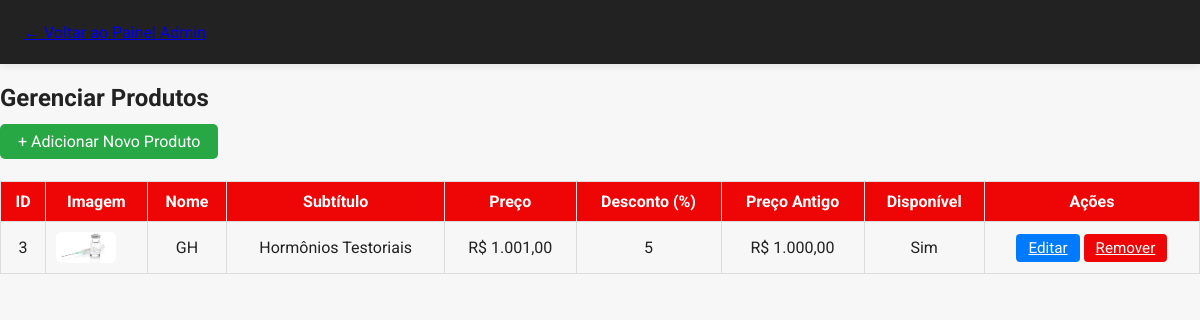
Before: /produtos_admin.php (signed in) with the older database file.
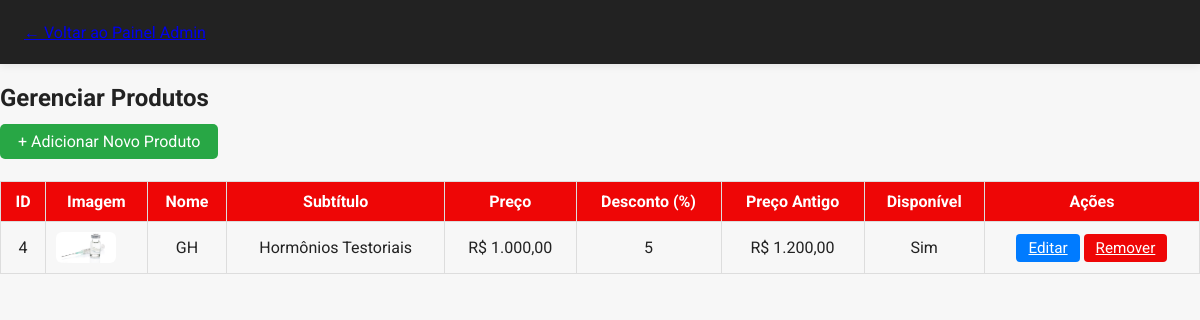
After: the same page with the newer database file.
### tables this page shows
CREATE TABLE produtos (
    id INTEGER PRIMARY KEY AUTOINCREMENT,
    nome TEXT NOT NULL,
    subtitulo TEXT,
    preco REAL NOT NULL,
    desconto INTEGER DEFAULT 0,
    preco_antigo REAL,
    imagem TEXT,
    disponivel INTEGER DEFAULT 1
);

### produtos_admin.php (the view, shortened to what this page needs)
<?php
$db = getDB();
$stmt = $db->query('SELECT * FROM produtos ORDER BY id DESC');
$produtos = $stmt->fetchAll(PDO::FETCH_ASSOC);
?>
<!DOCTYPE html>
<html lang="pt-BR">
<head>
    <link rel="stylesheet" href="style.css">
</head>
<body>
    <header>
        <nav>
            <a href="admin.php">&larr; Voltar ao Painel Admin</a>
        </nav>
    </header>
    <main>
        <h2>Gerenciar Produtos</h2>
        <a href="produto_novo.php" class="btn-add">+ Adicionar Novo Produto</a>
        <table class="produtos-table">
            <tr>
                <th>ID</th>
                <th>Imagem</th>
                <th>Nome</th>
                <th>Subtítulo</th>
                <th>Preço</th>
                <th>Desconto (%)</th>
                <th>Preço Antigo</th>
                <th>Disponível</th>
                <th>Ações</th>
            </tr>
            <?php foreach ($produtos as $p): ?>
            <tr>
                <td><?= $p['id'] ?></td>
                <td><?php if ($p['imagem']): ?><img src="<?= htmlspecialchars($p['imagem']) ?>" class="img-thumb"><?php endif; ?></td>
                <td><?= htmlspecialchars($p['nome']) ?></td>
                <td><?= htmlspecialchars($p['subtitulo']) ?></td>
                <td>R$ <?= number_format($p['preco'], 2, ',', '.') ?></td>
                <td><?= (int)$p['desconto'] ?></td>
                <td><?php if ($p['preco_antigo']): ?>R$ <?= number_format($p['preco_antigo'], 2, ',', '.') ?><?php endif; ?></td>
                <td><?= $p['disponivel'] ? 'Sim' : 'Não' ?></td>
                <td>
                    <a href="produto_editar.php?id=<?= $p['id'] ?>" class="btn-edit">Editar</a>
                    <a href="produto_remover.php?id=<?= $p['id'] ?>" class="btn-remove" onclick="return confirm('Tem certeza que deseja remover este produto?');">Remover</a>
                </td>
            </tr>
            <?php endforeach; ?>
        </table>
    </main>
</body>
</html>

### style.css (style rules this page uses)
*, *::before, *::after { box-sizing: border-box; }
body { font-family: 'Roboto', Arial, sans-serif; background: #f7f7f7; color: #222; margin: 0; padding: 0; width: 100vw; overflow-x: hidden; min-height: 100vh; display: flex; flex-direction: column; }
main { flex: 1; max-width: 1200px; width: 100%; margin: 0 auto; }
img, .logo { max-width: 100%; height: auto; display: block; }
header { background: #222; box-shadow: 0 2px 8px rgba(0,0,0,0.08); position: sticky; top: 0; z-index: 100; color: #fff; }
nav { max-width: 1200px; margin: 0 auto; display: flex; align-items: center; justify-content: space-between; padding: 0 24px; height: 64px; }
a { transition: color 0.2s; }

### produtos_admin.php (style rules this page uses)
.produtos-table { width: 100%; border-collapse: collapse; margin: 30px 0; }
.produtos-table th, .produtos-table td { border: 1px solid #ddd; padding: 10px; text-align: center; }
.produtos-table th { background: #ee0606; color: #fff; }
.btn-add { background: #28a745; color: #fff; padding: 8px 18px; border: none; border-radius: 5px; font-size: 1rem; cursor: pointer; margin-bottom: 20px; text-decoration: none; }
.btn-edit, .btn-remove { padding: 5px 12px; border: none; border-radius: 4px; color: #fff; cursor: pointer; font-size: 0.95rem; }
.btn-edit { background: #007bff; }
.btn-remove { background: #ee0606; }
.img-thumb { max-width: 60px; max-height: 60px; border-radius: 6px; }

Changed rows visible on the page:
removed produtos: id "3", imagem (picture), nome "GH", subtitulo "Hormônios Testoriais", preco "1.001,00", desconto "5", preco_antigo "1.000,00", disponivel "Sim"
added produtos: id "4", imagem (picture), nome "GH", subtitulo "Hormônios Testoriais", preco "1.000,00", desconto "5", preco_antigo "1.200,00", disponivel "Sim"
